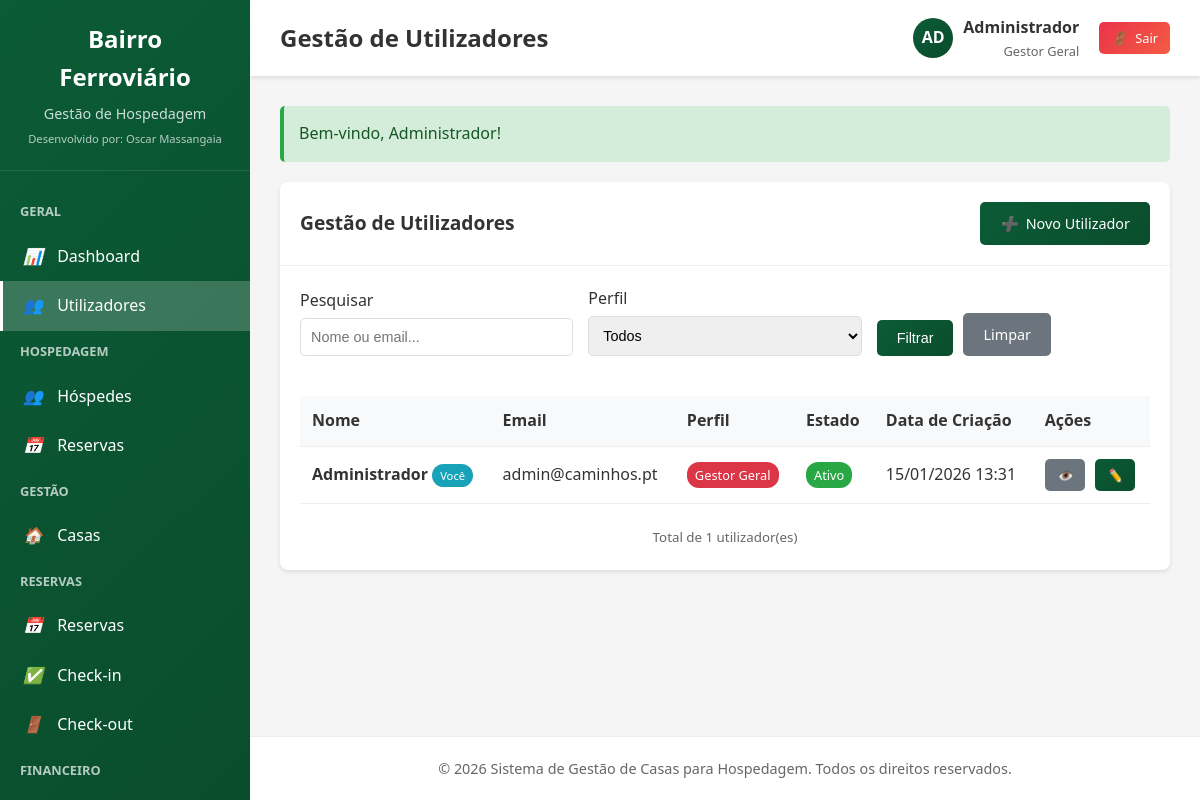
Page /?route=utilizadores (signed in) on the committed database.
### tables this page shows
CREATE TABLE utilizadores (
    id INT AUTO_INCREMENT PRIMARY KEY,
    nome VARCHAR(100) NOT NULL,
    email VARCHAR(100) UNIQUE NOT NULL,
    senha VARCHAR(255) NOT NULL,
    perfil ENUM('gestor_geral', 'secretaria', 'contabilidade', 'gestor_condominios') NOT NULL,
    ativo TINYINT(1) DEFAULT 1,
    data_criacao DATETIME DEFAULT CURRENT_TIMESTAMP,
    data_atualizacao DATETIME DEFAULT CURRENT_TIMESTAMP ON UPDATE CURRENT_TIMESTAMP
);

### controllers/UtilizadorController.php (called while the page is built, shortened)
<?php
require_once 'models/UtilizadorModel.php';
require_once 'helpers/auth_helper.php';
require_once 'helpers/url_helper.php';
class UtilizadorController {
    public function index() {
        $utilizadorModel = new UtilizadorModel();
        $search = $_GET['search'] ?? null;
        if ($search) {
            $utilizadores = $utilizadorModel->search($search);
        } else {
            $utilizadores = $utilizadorModel->getAll();
        }
        $page_title = 'Gestão de Utilizadores';
        include 'views/utilizadores/index.php';
        $content = ob_get_clean();
        include 'views/layouts/main.php';
    }
}
?>

### helpers/url_helper.php (called while the page is built, shortened)
<?php
class UrlHelper {
    public static function base($route = '') {
        $base_url = isset($_SERVER['HTTPS']) && $_SERVER['HTTPS'] === 'on'
            ? "https://"
            : "http://";
        $base_url .= $_SERVER['HTTP_HOST'];
        $base_url .= rtrim(dirname($_SERVER['PHP_SELF']), '/\\');
        return $base_url . ($route ? '?route=' . $route : '');
    }
    public static function getRoute() {
        return isset($_GET['route']) ? $_GET['route'] : 'dashboard';
    }
    public static function isCurrent($route) {
        return self::getRoute() === $route;
    }
    public static function asset($file) {
        $base_url = isset($_SERVER['HTTPS']) && $_SERVER['HTTPS'] === 'on'
            ? "https://"
            : "http://";
        $base_url .= $_SERVER['HTTP_HOST'];
        $base_url .= '/caminhos/assets/' . ltrim($file, '/');
        return $base_url;
    }
}
?>

### models/UtilizadorModel.php (called while the page is built, shortened)
<?php
class UtilizadorModel {
    private $db;
    public function __construct() {
        global $db;
        $this->db = $db;
    }
    public function getAll($limit = null, $offset = 0) {
        $sql = "SELECT * FROM utilizadores WHERE ativo = 1 ORDER BY data_criacao DESC";
        if ($limit) {
            $sql .= " LIMIT ? OFFSET ?";
            $stmt = $this->db->prepare($sql);
            $stmt->execute([$limit, $offset]);
        } else {
            $stmt = $this->db->prepare($sql);
            $stmt->execute();
        }
        return $stmt->fetchAll();
    }
}
?>

### helpers/session_helper.php (called while the page is built, shortened)
<?php
class SessionHelper {
    public static function get($key, $default = null) {
        return isset($_SESSION[$key]) ? $_SESSION[$key] : $default;
    }
    public static function has($key) {
        return isset($_SESSION[$key]);
    }
    public static function getFlash($key, $default = null) {
        if (isset($_SESSION['flash'][$key])) {
            $message = $_SESSION['flash'][$key];
            return $message;
        }
        return $default;
    }
    public static function hasFlash($key) {
        return isset($_SESSION['flash'][$key]);
    }
}
?>

### helpers/auth_helper.php (called while the page is built, shortened)
<?php
require_once 'session_helper.php';
class AuthHelper {
    public static function isLoggedIn() {
        return SessionHelper::has('utilizador_id');
    }
    public static function getUserId() {
        return SessionHelper::get('utilizador_id');
    }
    public static function getUser() {
        return SessionHelper::get('utilizador');
    }
    public static function getProfile() {
        return SessionHelper::get('utilizador_perfil');
    }
    public static function hasProfile($profile) {
        return SessionHelper::get('utilizador_perfil') === $profile;
    }
    public static function getProfileName($profile) {
        $profiles = [
            'gestor_geral' => 'Gestor Geral',
            'secretaria' => 'Secretaria',
            'contabilidade' => 'Contabilidade',
            'gestor_condominios' => 'Gestor de Condomínios'
        ];
        return isset($profiles[$profile]) ? $profiles[$profile] : $profile;
    }
}
?>

### views/utilizadores/index.php (the view, shortened to what this page needs)
<div class="card">
    <div class="card-header">
        <h3 class="card-title">Gestão de Utilizadores</h3>
        <div class="btn-group">
            <a href="<?php echo UrlHelper::base('utilizadores/criar'); ?>" class="btn btn-primary">
                <i>➕</i> Novo Utilizador
            </a>
        </div>
    </div>
    <div class="card-body">
        <form method="GET" class="form-row" style="margin-bottom: 20px;">
            <div class="form-group">
                <label class="form-label">Pesquisar</label>
                <input type="text" name="search" class="form-control"
                       placeholder="Nome ou email..."
                       value="<?php echo htmlspecialchars($_GET['search'] ?? ''); ?>">
            </div>
            <div class="form-group">
                <label class="form-label">Perfil</label>
                <select name="perfil" class="form-control">
                    <option value="">Todos</option>
                </select>
            </div>
            <div class="form-group" style="display: flex; align-items: flex-end;">
                <button type="submit" class="btn btn-primary">Filtrar</button>
                <a href="<?php echo UrlHelper::base('utilizadores'); ?>" class="btn btn-secondary" style="margin-left: 10px;">Limpar</a>
            </div>
        </form>
        <?php if (empty($utilizadores)): ?>
            <div style="text-align: center; padding: 40px; color: #666;">
                <div style="font-size: 3rem; margin-bottom: 10px;">👥</div>
                <p>Nenhum utilizador encontrado.</p>
                <a href="<?php echo UrlHelper::base('utilizadores/criar'); ?>" class="btn btn-primary">Criar Primeiro Utilizador</a>
            </div>
        <?php else: ?>
            <div style="overflow-x: auto;">
                <table class="table" id="utilizadoresTable">
                    <thead>
                        <tr>
                            <th>Nome</th>
                            <th>Email</th>
                            <th>Perfil</th>
                            <th>Estado</th>
                            <th>Data de Criação</th>
                            <th>Ações</th>
                        </tr>
                    </thead>
                    <tbody>
                        <?php foreach ($utilizadores as $utilizador): ?>
                            <tr>
                                <td>
                                    <strong><?php echo htmlspecialchars($utilizador['nome']); ?></strong>
                                    <?php if ($utilizador['id'] == AuthHelper::getUserId()): ?>
                                        <span class="badge badge-info" style="font-size: 0.7rem;">Você</span>
                                    <?php endif; ?>
                                </td>
                                <td><?php echo htmlspecialchars($utilizador['email']); ?></td>
                                <td>
                                    <?php
                                    $badgeClass = 'badge-secondary';
                                    $perfilText = AuthHelper::getProfileName($utilizador['perfil']);
                                    switch ($utilizador['perfil']) {
                                        case 'gestor_geral':
                                            $badgeClass = 'badge-danger';
                                            break;
                                    }
                                    ?>
                                    <span class="badge <?php echo $badgeClass; ?>">
                                        <?php echo $perfilText; ?>
                                    </span>
                                </td>
                                <td>
                                    <?php if ($utilizador['ativo']): ?>
                                        <span class="badge badge-success">Ativo</span>
                                    <?php else: ?>
                                        <span class="badge badge-secondary">Inativo</span>
                                    <?php endif; ?>
                                </td>
                                <td><?php echo date('d/m/Y H:i', strtotime($utilizador['data_criacao'])); ?></td>
                                <td>
                                    <div class="btn-group">
                                        <a href="index.php?route=utilizadores/ver&id=<?php echo $utilizador['id']; ?>"
                                           class="btn btn-sm btn-secondary" title="Ver Detalhes">
                                            <i>👁️</i>
                                        </a>
                                        <a href="index.php?route=utilizadores/editar&id=<?php echo $utilizador['id']; ?>"
                                           class="btn btn-sm btn-primary" title="Editar">
                                            <i>✏️</i>
                                        </a>
                                    </div>
                                </td>
                            </tr>
                        <?php endforeach; ?>
                    </tbody>
                </table>
            </div>
            <div style="margin-top: 20px; text-align: center; color: #666;">
                <small>Total de <?php echo count($utilizadores); ?> utilizador(es)</small>
            </div>
        <?php endif; ?>
    </div>
</div>

### views/layouts/main.php (shortened to what this page needs)
<!DOCTYPE html>
<html lang="pt-PT">
<head>
    <link rel="stylesheet" href="<?php echo UrlHelper::asset('css/style.css'); ?>">
</head>
<body>
    <?php if (AuthHelper::isLoggedIn()): ?>
    <div class="admin-container">
        <aside class="sidebar">
            <div class="sidebar-header">
                <h1>Bairro Ferroviário</h1>
                <p>Gestão de Hospedagem</p>
                <small style="color: rgba(255,255,255,0.7); font-size: 0.7rem;">Desenvolvido por: Oscar Massangaia</small>
            </div>
            <nav class="sidebar-menu">
                <?php if (AuthHelper::hasProfile('gestor_geral')): ?>
                <div class="menu-subtitle">Geral</div>
                <a href="<?php echo UrlHelper::base('dashboard'); ?>" class="menu-item <?php echo UrlHelper::isCurrent('dashboard') ? 'active' : ''; ?>">
                    <i>📊</i> Dashboard
                </a>
                <a href="<?php echo UrlHelper::base('utilizadores'); ?>" class="menu-item <?php echo UrlHelper::isCurrent('utilizadores') ? 'active' : ''; ?>">
                    <i>👥</i> Utilizadores
                </a>
                <?php if (AuthHelper::hasProfile('gestor_geral') || AuthHelper::hasProfile('secretaria')): ?>
                <div class="menu-subtitle">Hospedagem</div>
                <a href="<?php echo UrlHelper::base('hospedes'); ?>" class="menu-item <?php echo UrlHelper::isCurrent('hospedes') ? 'active' : ''; ?>">
                    <i>👥</i> Hóspedes
                </a>
                <a href="<?php echo UrlHelper::base('reservas'); ?>" class="menu-item <?php echo UrlHelper::isCurrent('reservas') ? 'active' : ''; ?>">
                    <i>📅</i> Reservas
                </a>
                <?php endif; ?>
                <?php endif; ?>
                <?php if (AuthHelper::hasProfile('gestor_geral') || AuthHelper::hasProfile('gestor_condominios')): ?>
                <div class="menu-subtitle">Gestão</div>
                <a href="<?php echo UrlHelper::base('casas'); ?>" class="menu-item <?php echo UrlHelper::isCurrent('casas') ? 'active' : ''; ?>">
                    <i>🏠</i> Casas
                </a>
                <?php endif; ?>
                <?php if (AuthHelper::hasProfile('gestor_geral') || AuthHelper::hasProfile('secretaria')): ?>
                <div class="menu-subtitle">Reservas</div>
                <a href="<?php echo UrlHelper::base('reservas'); ?>" class="menu-item <?php echo UrlHelper::isCurrent('reservas') ? 'active' : ''; ?>">
                    <i>📅</i> Reservas
                </a>
                <a href="<?php echo UrlHelper::base('reservas/checkin'); ?>" class="menu-item <?php echo UrlHelper::isCurrent('reservas/checkin') ? 'active' : ''; ?>">
                    <i>✅</i> Check-in
                </a>
                <a href="<?php echo UrlHelper::base('reservas/checkout'); ?>" class="menu-item <?php echo UrlHelper::isCurrent('reservas/checkout') ? 'active' : ''; ?>">
                    <i>🚪</i> Check-out
                </a>
                <?php endif; ?>
                <?php if (AuthHelper::hasProfile('gestor_geral') || AuthHelper::hasProfile('contabilidade')): ?>
                <div class="menu-subtitle">Financeiro</div>
                <a href="<?php echo UrlHelper::base('relatorios/financeiros'); ?>" class="menu-item <?php echo UrlHelper::isCurrent('relatorios/financeiros') ? 'active' : ''; ?>">
                </a>
                <?php endif; ?>
            </nav>
        </aside>
        <main class="main-content">
            <header class="header">
                <div class="header-title">
                    <?php echo isset($page_title) ? $page_title : 'Dashboard'; ?>
                </div>
                <div class="header-actions">
                    <div class="user-info">
                        <div class="user-avatar">
                            <?php echo strtoupper(substr(AuthHelper::getUser()['nome'], 0, 2)); ?>
                        </div>
                        <div class="user-details">
                            <div class="user-name"><?php echo AuthHelper::getUser()['nome']; ?></div>
                            <div class="user-profile"><?php echo AuthHelper::getProfileName(AuthHelper::getProfile()); ?></div>
                        </div>
                    </div>
                    <a href="<?php echo UrlHelper::base('logout'); ?>" class="btn btn-danger btn-sm">
                        <i>🚪</i> Sair
                    </a>
                </div>
            </header>
            <div class="content">
                <?php if (SessionHelper::hasFlash('success')): ?>
                    <div class="alert alert-success">
                        <?php echo SessionHelper::getFlash('success'); ?>
                    </div>
                <?php endif; ?>
                <?php echo $content; ?>
            </div>
            <footer class="footer">
                <p>&copy; <?php echo date('Y'); ?> Sistema de Gestão de Casas para Hospedagem. Todos os direitos reservados.</p>
            </footer>
        </main>
    </div>
    <?php endif; ?>
</body>
</html>

### rows in the picture
utilizadores: nome "AD", nome "Administrador", shows "Você", email "admin@caminhos.pt", perfil "Gestor Geral", ativo "Ativo", data_criacao "15/01/2026 13:31"

### other values in the picture
$page_title "Gestão de Utilizadores"
AuthHelper::getProfileName(AuthHelper::getProfile()) "Gestor Geral"
SessionHelper::getFlash('success') "Bem-vindo, Administrador!"
count($utilizadores) "1"
